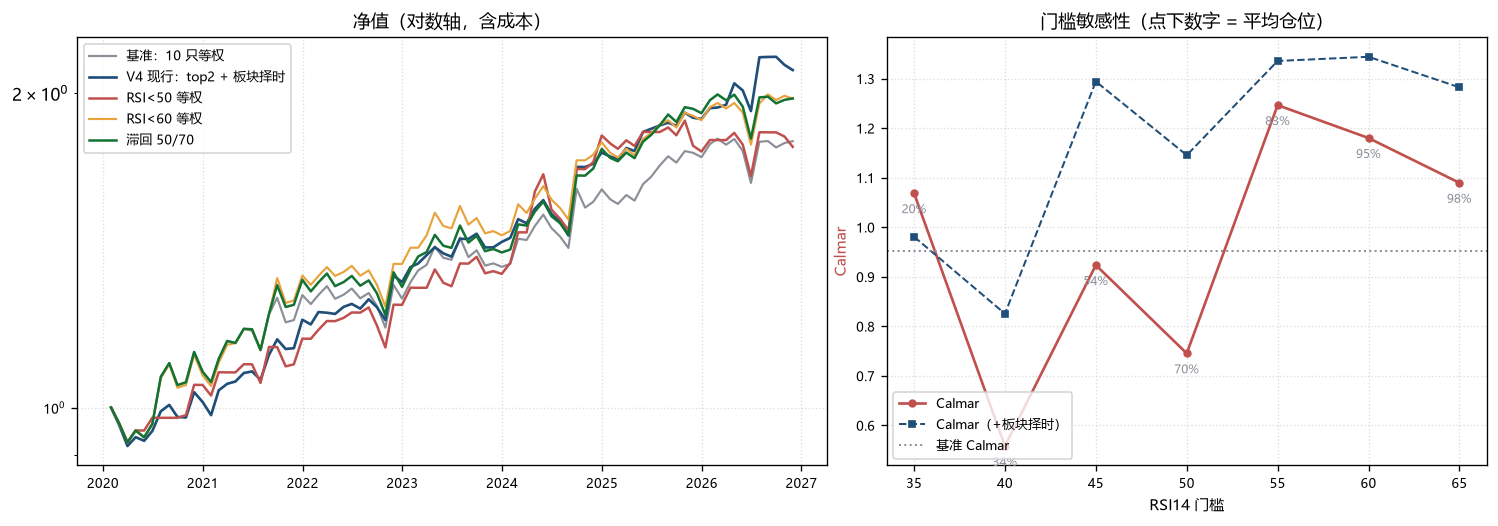

Source code (Python):
#!/usr/bin/env python
# -*- coding: utf-8 -*-
"""V4 · 「RSI14 门槛 + 等权」能否替代「top2 + 板块择时」—— 门槛研究

要回答的问题
------------
V4 现在的横截面规则是**固定只数**：每月在 10 只里挑 RSI 最低的 2 只等权，再乘板块
RSI 均值档位（≥70 清仓 / ≥50 减半）。用户提问：

  **改成「RSI14 < 50 的全部等权」（门槛筛选而非固定只数）效果如何？其他门槛呢？**

本脚本把「门槛」这一族完整跑一遍，并回答三个衍生问题：

1. 门槛该设多少（35 / 40 / 45 / 50 / 55 / 60 / 65）？门槛升高 = 买得更多还是更少？
2. 门槛等权**要不要再叠板块择时**？—— 门槛本身已经是一层时间择时，重复叠加会不会
   变成「双重保守」导致长期空仓？
3. 门槛满不了怎么办？三种兜底：**空仓（cash）/ 退回全池等权（all）/ 只取最低 k 只（cap）**。
   另外测一个更符合红利性格的变体：**滞回带**（RSI 低于 t_in 买、高于 t_out 才卖，
   中间维持持仓），以避免红利常年 50~70 区间带来的反复空仓。

口径（与 V4 完全一致，便于横向比较）
-----------------------------------
* 池 = `rule.CODES`（全 10 只）；收益 = 基金累计净值月度（含分红再投）
* 信号：Wilder RSI14，日频算、**月末取值**决策；`simulate()` 内部 `shift(1)`，次月生效
* 成本：单边 0.03%，按 Σ|Δw| 计；空仓不计息（现金 0 收益，因此「平均仓位」是硬约束）
* 样本：2020-01 ~ 最新；检验段 2025-01 起（与 `backtest.py::OOS_START` 同一条线）

产物（AGENTS §8.4 ④ 课题子目录）
--------------------------------
    v4_rsi/research/rsi_gate/_rsi_gate.py
    v4_rsi/research/rsi_gate/_rsi_gate.md
    v4_rsi/research/rsi_gate/_rsi_gate.png

用法::

    python strategies/dividend/v4_rsi/research/rsi_gate/_rsi_gate.py
"""
from __future__ import annotations

import os
import sys

import matplotlib

matplotlib.use("Agg")

import matplotlib.pyplot as plt  # noqa: E402
import numpy as np  # noqa: E402
import pandas as pd  # noqa: E402

_HERE = os.path.dirname(os.path.abspath(__file__))     # .../v4_rsi/research/rsi_gate
_RES = os.path.dirname(_HERE)                          # .../v4_rsi/research
_V4 = os.path.dirname(_RES)                            # .../v4_rsi
_STRAT = os.path.dirname(_V4)                          # .../dividend
for _p in (_RES, _V4, _STRAT):
    if _p not in sys.path:
        sys.path.insert(0, _p)

import _single_signal as S  # noqa: E402  pylint: disable=wrong-import-position
import pool  # noqa: E402  pylint: disable=wrong-import-position
import rule as V4  # noqa: E402  pylint: disable=wrong-import-position

OUT_MD = os.path.join(_HERE, "_rsi_gate.md")
OUT_PNG = os.path.join(_HERE, "_rsi_gate.png")

OOS_START = "2025-01-01"                 # 与 backtest.py 同一条检验线
THRS = (35, 40, 45, 50, 55, 60, 65)      # 绝对门槛网格
HYS_GRID = ((45, 65), (50, 65), (50, 70), (55, 70))

plt.rcParams["font.sans-serif"] = ["Microsoft YaHei", "SimHei", "DejaVu Sans"]
plt.rcParams["axes.unicode_minus"] = False

BLUE, RED, AMBER, GREEN, GRAY = "#1f4e79", "#c0504d", "#e8a33d", "#137333", "#8a8f98"


# ------------------------------------------------------------------ 数据
def load() -> tuple[pd.DataFrame, pd.DataFrame]:
    navs = pool.load_navs(codes=V4.CODES)
    rets = S.load_rets(navs)
    rsi = S.load_signal("rsi", navs).reindex(rets.index)
    return rets, rsi


def avail(rsi: pd.DataFrame, rets: pd.DataFrame) -> pd.DataFrame:
    """信号可得（RSI 非空）且当月净值存在。"""
    return rsi.notna() & rets.notna()


# ------------------------------------------------------------------ 权重构造
def gate_w(rsi: pd.DataFrame, rets: pd.DataFrame, thr: float,
           cap: int | None = None, fallback: str = "cash") -> pd.DataFrame:
    """门槛等权：RSI < thr 的标的等权。

    cap      : 最多持几只（在满足门槛的里面取 RSI 最低的 cap 只）；None = 不设上限
    fallback : "cash" = 没有标的不满门槛就空仓；"all" = 退回全池等权
    """
    ok = avail(rsi, rets)
    pick = ok & (rsi < thr)
    if cap:
        out = pd.DataFrame(0.0, index=rsi.index, columns=rsi.columns)
        for ts, row in rsi.where(pick).iterrows():
            good = row.dropna()
            if good.empty:
                continue
            sel = good.nsmallest(min(cap, len(good))).index
            out.loc[ts, sel] = 1.0 / len(sel)
        w = out
    else:
        n = pick.sum(axis=1)
        w = pick.div(n.where(n > 0), axis=0).fillna(0.0)
    if fallback == "all":
        eq = S.equal_w(ok)
        empty = w.sum(axis=1) <= 1e-12
        w = w.mask(empty, eq, axis=0)
    return w


def rel_w(rsi: pd.DataFrame, rets: pd.DataFrame, q: float = 0.50) -> pd.DataFrame:
    """相对门槛：RSI 低于池内当月可得标的的 q 分位 → 等权（q=0.5 即「低于中位数」）。"""
    ok = avail(rsi, rets)
    line = rsi.where(ok).quantile(q, axis=1)
    pick = ok & rsi.lt(line, axis=0)
    n = pick.sum(axis=1)
    return pick.div(n.where(n > 0), axis=0).fillna(0.0)


def hyst_w(rsi: pd.DataFrame, rets: pd.DataFrame, t_in: float, t_out: float) -> pd.DataFrame:
    """滞回带：未持仓且 RSI < t_in → 买入；持仓且 RSI ≥ t_out → 卖出；其间维持。

    逐列独立状态机（每只标的自成一路），持仓集合内等权；集合为空则空仓。
    """
    ok = avail(rsi, rets)
    held = pd.Series(False, index=rsi.columns)      # 逐标的持仓状态
    rows = {}
    for ts in rsi.index:
        row, av = rsi.loc[ts], ok.loc[ts]
        sell = held & (row >= t_out) & av
        buy = (~held) & (row < t_in) & av
        held = (held & ~sell) | buy
        rows[ts] = held
    mask = pd.DataFrame(rows).T.reindex(rsi.index).fillna(False).astype(bool) & ok
    arr = mask.to_numpy(dtype=float)
    nn = arr.sum(axis=1, keepdims=True)
    out = np.divide(arr, nn, out=np.zeros_like(arr), where=nn > 0)
    return pd.DataFrame(out, index=rsi.index, columns=rsi.columns)


def board_mult(rsi: pd.DataFrame, rets: pd.DataFrame) -> pd.Series:
    """V4 的板块择时倍率（0 / 0.5 / 1）：池内可得标的 RSI 均值 ≥70 清仓、≥50 减半。"""
    q = rsi / 100.0
    return S.time_mult(S.board_q(q, S.available(q, rets)), V4.Q_OUT, V4.Q_HALF)


# ------------------------------------------------------------------ 统计
def profile(w: pd.DataFrame, rets: pd.DataFrame) -> dict:
    """一套权重 → 绩效 + 仓位结构（平均仓位、均持只数、空仓月占比、年化换手）。"""
    r = S.simulate(w, rets)
    st = S.stats(r)
    expo = w.shift(1).fillna(0.0).sum(axis=1).reindex(r.index)
    turn = (w.shift(1).fillna(0.0) - w.shift(1).fillna(0.0).shift(1).fillna(0.0)).abs().sum(axis=1)
    st.update(
        n_hold=float((w > 1e-12).sum(axis=1).reindex(r.index).mean()),
        expo=float(expo.mean()),
        flat=float((expo <= 1e-12).mean()),
        turnover=float(turn.mean() * 12),
        nav=(1 + r).cumprod(),
        ret=r,
    )
    return st


def seg(st: dict, start: str) -> dict:
    """从全样本序列里切一段重算（用于 2025-01 起的检验段）。"""
    r = st["ret"].loc[start:].dropna()
    s = S.stats(r)
    return {"cagr": s["cagr"], "dd": s["dd"], "calmar": s["calmar"],
            "year": (1 + r).prod() ** (12 / max(len(r), 1)) - 1, "n": len(r)}


def fmt(x, d=1) -> str:
    return S.fmt_pct(x, d)


# ------------------------------------------------------------------ 方案集
def build(rets: pd.DataFrame, rsi: pd.DataFrame) -> dict[str, pd.DataFrame]:
    ok = avail(rsi, rets)
    mult = board_mult(rsi, rets)
    top = S.top_w(rsi, ok, V4.TOP_K)
    out = {
        "基准：10 只等权": S.equal_w(ok),
        "V4 现行：top2 + 板块择时": top.mul(mult, axis=0),
        "top2 无择时": top,
    }
    for t in THRS:
        out[f"RSI<{t} 等权"] = gate_w(rsi, rets, t)
    out["RSI<50 等权 + 板块择时"] = gate_w(rsi, rets, 50).mul(mult, axis=0)
    out["RSI<50 取最低 2 只"] = gate_w(rsi, rets, 50, cap=V4.TOP_K)
    out["RSI<50 空仓退回全池等权"] = gate_w(rsi, rets, 50, fallback="all")
    out["RSI<中位数 等权"] = rel_w(rsi, rets, 0.50)
    for a, b in HYS_GRID:
        out[f"滞回 {a}/{b}"] = hyst_w(rsi, rets, a, b)
    return out


# ------------------------------------------------------------------ 画图
def plot(sims: dict, rets: pd.DataFrame, gate_rows: list[dict], path: str) -> str:
    fig, (ax1, ax2) = plt.subplots(1, 2, figsize=(12.4, 4.3), dpi=120,
                                   gridspec_kw={"width_ratios": [1.25, 1]})

    show = [("基准：10 只等权", GRAY, 1.3),
            ("V4 现行：top2 + 板块择时", BLUE, 1.6),
            ("RSI<50 等权", RED, 1.5),
            ("RSI<60 等权", AMBER, 1.3),
            ("滞回 50/70", GREEN, 1.5)]
    for name, color, lw in show:
        if name in sims:
            nav = sims[name]["nav"]
            ax1.plot(nav.index, nav.to_numpy(), color=color, lw=lw, label=name)
    ax1.set_yscale("log")
    ax1.set_title("净值（对数轴，含成本）", fontsize=11)
    ax1.grid(True, ls=":", color="#ddd")
    ax1.legend(fontsize=8, loc="upper left")
    ax1.tick_params(labelsize=8)

    xs = [r["thr"] for r in gate_rows]
    ax2.plot(xs, [r["calmar"] for r in gate_rows], "-o", color=RED, lw=1.6, ms=4, label="Calmar")
    ax2.plot(xs, [r["calmar_t"] for r in gate_rows], "--s", color=BLUE, lw=1.2, ms=3.5,
             label="Calmar（+板块择时）")
    ax2.axhline(gate_rows[0]["base_calmar"], color=GRAY, ls=":", lw=1.2, label="基准 Calmar")
    ax2.set_xlabel("RSI14 门槛", fontsize=9)
    ax2.set_ylabel("Calmar", fontsize=9, color=RED)
    ax2.tick_params(labelsize=8)
    ax2.grid(True, ls=":", color="#ddd")
    for r in gate_rows:                       # 平均仓位标注（门槛越高仓位越低）
        ax2.annotate(f"{r['expo'] * 100:.0f}%", (r["thr"], r["calmar"]),
                     textcoords="offset points", xytext=(0, -12), ha="center",
                     fontsize=7, color=GRAY)
    ax2.legend(fontsize=8, loc="lower left")
    ax2.set_title("门槛敏感性（点下数字 = 平均仓位）", fontsize=11)

    fig.tight_layout(pad=0.4)
    fig.savefig(path, bbox_inches="tight")
    plt.close(fig)
    return path


# ------------------------------------------------------------------ 报告
def main() -> int:
    if hasattr(sys.stdout, "reconfigure"):
        sys.stdout.reconfigure(encoding="utf-8")

    rets, rsi = load()
    schemes = build(rets, rsi)
    prof = {k: profile(w, rets) for k, w in schemes.items()}

    base = prof["基准：10 只等权"]
    base_r = base["ret"]
    gate_rows = []
    for t in THRS:
        p = prof[f"RSI<{t} 等权"]
        gate_rows.append({"thr": t, "calmar": p["calmar"], "cagr": p["cagr"],
                          "expo": p["expo"], "n_hold": p["n_hold"], "flat": p["flat"],
                          "calmar_t": float("nan"), "base_calmar": base["calmar"]})

    # —— 叠加择时的门槛网格（图里需要完整两行）——
    prof_t = {}
    for t in THRS:
        w = gate_w(rsi, rets, t).mul(board_mult(rsi, rets), axis=0)
        prof_t[t] = profile(w, rets)
    for r in gate_rows:
        r["calmar_t"] = prof_t[r["thr"]]["calmar"]

    # —— 空仓月的「机会成本」：门槛把它躲掉的那些月份，基准实际在涨还是跌 ——
    miss = {}
    for t in (40, 50, 60):
        w = schemes[f"RSI<{t} 等权"]
        expo = w.shift(1).fillna(0.0).sum(axis=1).reindex(base_r.index)
        flat = expo <= 1e-12
        miss[t] = (int(flat.sum()), float(base_r[flat].mean()), float(base_r[~flat].mean()))

    # —— 关键对照：门槛的改善是不是只等于「同等暴露的等权基准」——
    # 若某门槛方案的平均仓位是 83%，那它的正确基准不是「满仓等权」，而是「83% 仓位的等权
    # 基准」。增量 = 门槛方案 Calmar − 同暴露基准 Calmar，> 0 才说明门槛本身有信息量。
    hys_best = max(HYS_GRID, key=lambda ab: prof[f"滞回 {ab[0]}/{ab[1]}"]["calmar"])
    hys_name = f"滞回 {hys_best[0]}/{hys_best[1]}"
    eq = S.equal_w(avail(rsi, rets))
    ctrl_rows = []
    for name in ("RSI<35 等权", "RSI<40 等权", "RSI<50 等权", "RSI<55 等权", "RSI<60 等权",
                 "RSI<50 等权 + 板块择时", hys_name, "V4 现行：top2 + 板块择时"):
        e = prof[name]["expo"]
        c = profile(eq * e, rets)
        ctrl_rows.append({"name": name, "expo": e, "calmar": prof[name]["calmar"],
                          "cagr": prof[name]["cagr"], "ctrl": c["calmar"],
                          "ctrl_cagr": c["cagr"],
                          "inc": prof[name]["calmar"] - c["calmar"]})

    # —— 门槛的暴露有没有真躲开下跌月：按「基准次月涨/跌」分组看平均暴露 ——
    expo50 = schemes["RSI<50 等权"].shift(1).fillna(0.0).sum(axis=1).reindex(base_r.index)
    up_m, dn_m = base_r > 0, base_r <= 0
    knife = {"dn_expo": float(expo50[dn_m].mean()), "up_expo": float(expo50[up_m].mean()),
             "n_dn": int(dn_m.sum()), "n_up": int(up_m.sum())}

    plot(prof, rets, gate_rows, OUT_PNG)

    n_months = len(base_r)
    oos_n = len(base_r.loc[OOS_START:])
    main_names = ["基准：10 只等权", "V4 现行：top2 + 板块择时", "top2 无择时",
                  "RSI<40 等权", "RSI<45 等权", "RSI<50 等权", "RSI<55 等权",
                  "RSI<60 等权", "RSI<65 等权", "RSI<50 等权 + 板块择时",
                  "RSI<50 取最低 2 只", "RSI<50 空仓退回全池等权",
                  "RSI<中位数 等权", "滞回 50/70"]

    L = [
        "# V4 · RSI 门槛等权 研究（RSI14 < T 全部等权，替代 top2 + 板块择时？）",
        "",
        f"> 样本 {base_r.index[0]:%Y-%m} ~ {base_r.index[-1]:%Y-%m}（{n_months} 月，"
        f"末月为不完整月，截至最新净值日）· 检验段 {OOS_START[:4]} 起（{oos_n} 月）· "
        "月末信号下月生效 · 成本单边 0.03% · 空仓不计息。",
        "> 池 = 全 10 只（`rule.CODES`）；口径与 `backtest.py` 完全一致，差异只在「怎么选权重」。",
        "> 机械规则输出，非投资建议。",
        "",
        "## 一、主结果",
        "",
        "| 方案 | 全样本 年化 | 回撤 | Calmar | 夏普 | 平均仓位 | 均持只数 | 空仓月占比 |"
        f" 年化换手 | {OOS_START[:4]} 起 年化 | 回撤 | Calmar |",
        "|---|---:|---:|---:|---:|---:|---:|---:|---:|---:|---:|---:|",
    ]
    for name in main_names:
        p = prof[name]
        o = seg(p, OOS_START)
        L.append(f"| {name} | {fmt(p['cagr'])} | {fmt(p['dd'])} | {p['calmar']:.2f} | "
                 f"{p['sharpe']:.2f} | {p['expo']:.0%} | {p['n_hold']:.1f} | "
                 f"{p['flat']:.0%} | {p['turnover'] * 100:.0f}% | "
                 f"{fmt(o['cagr'])} | {fmt(o['dd'])} | {o['calmar']:.2f} |")

    L += ["",
          "「平均仓位」= 实际暴露（权重和 × 板块倍率）的时间均值，「空仓月占比」= 完全持币的月份比例，"
          "「均持只数」= 有仓位的月份里平均持几只，「年化换手」= Σ|Δw| 的月度均值 × 12。",
          "",
          "## 二、门槛敏感性（RSI < T 全部等权）",
          "",
          "| 门槛 | 年化 | 回撤 | Calmar | 夏普 | 平均仓位 | 均持只数 | 空仓月占比 |"
          " 叠加板块择时 Calmar | 叠加后 年化 | 叠加后 平均仓位 |",
          "|---|---:|---:|---:|---:|---:|---:|---:|---:|---:|---:|"]
    for r in gate_rows:
        p, pt = prof[f"RSI<{r['thr']} 等权"], prof_t[r["thr"]]
        L.append(f"| RSI < {r['thr']} | {fmt(p['cagr'])} | {fmt(p['dd'])} | "
                 f"{p['calmar']:.2f} | {p['sharpe']:.2f} | {p['expo']:.0%} | "
                 f"{p['n_hold']:.1f} | {p['flat']:.0%} | **{pt['calmar']:.2f}** | "
                 f"{fmt(pt['cagr'])} | {pt['expo']:.0%} |")
    L += ["", f"- 基准（10 只等权）Calmar {base['calmar']:.2f}、年化 {fmt(base['cagr'])}；"
          f"V4 现行（top2 + 板块择时）Calmar {prof['V4 现行：top2 + 板块择时']['calmar']:.2f}、"
          f"年化 {fmt(prof['V4 现行：top2 + 板块择时']['cagr'])}。", ""]

    # —— 关键对照：门槛是否有增量，还是仅仅「降仓位」——
    L += ["## 三、门槛 vs 同等暴露的等权基准（关键对照）", "",
          "门槛方案的平均仓位远低于满仓，所以它**真正的对手不是「满仓等权」，而是"
          "「同样仓位、只靠固定比例持币的等权基准」**。增量 > 0 才说明门槛本身提供信息，"
          "否则只是把仓位调低了。", "",
          "| 方案 | 平均仓位 | 年化 | Calmar | 同暴露等权基准 年化 | 同暴露基准 Calmar | 增量 |",
          "|---|---:|---:|---:|---:|---:|---:|"]
    for c in ctrl_rows:
        L.append(f"| {c['name']} | {c['expo']:.0%} | {fmt(c['cagr'])} | {c['calmar']:.2f} | "
                 f"{fmt(c['ctrl_cagr'])} | {c['ctrl']:.2f} | {c['inc']:+.2f} |")
    inc = {c["name"]: c for c in ctrl_rows}
    i50 = inc["RSI<50 等权"]
    L += ["",
          f"- 门槛 50 在「基准次月下跌」的 {knife['n_dn']} 个月里平均暴露 "
          f"{knife['dn_expo']:.0%}、在「上涨」的 {knife['n_up']} 个月里 "
          f"{knife['up_expo']:.0%} —— 方向上确实在跌月收了仓，但**暴露的时点滞后于下跌**："
          "RSI 掉到 50 以下通常发生在跌完之后，于是「跌月低暴露」换来的是「跌完立刻满仓」。"
          f"同暴露对照的增量是 **{i50['inc']:+.2f}**（Calmar {i50['calmar']:.2f} vs "
          f"固定 {i50['expo']:.0%} 仓位基准 {i50['ctrl']:.2f}），"
          f"说明这一层时间信息抵不过集中度上升（均持 {prof['RSI<50 等权']['n_hold']:.1f} 只 "
          f"vs 基准 {base['n_hold']:.1f} 只）与高换手成本。",
          ""]

    # —— 门槛的兜底方式与只数上限 ——
    L += ["## 四、兜底方式与只数上限（门槛都用 50）",
          "",
          "| 方案 | 年化 | 回撤 | Calmar | 平均仓位 | 均持只数 | 空仓月占比 | 年化换手 |",
          "|---|---:|---:|---:|---:|---:|---:|---:|"]
    for name in ("RSI<50 等权", "RSI<50 空仓退回全池等权", "RSI<50 取最低 2 只", "RSI<中位数 等权"):
        p = prof[name]
        L.append(f"| {name} | {fmt(p['cagr'])} | {fmt(p['dd'])} | {p['calmar']:.2f} | "
                 f"{p['expo']:.0%} | {p['n_hold']:.1f} | {p['flat']:.0%} | "
                 f"{p['turnover'] * 100:.0f}% |")
    L += [""]

    # —— 滞回带 ——
    L += ["## 五、滞回带（RSI < t_in 买、≥ t_out 才卖，中间维持）",
          "",
          "| 买线 / 卖线 | 年化 | 回撤 | Calmar | 夏普 | 平均仓位 | 均持只数 | 空仓月占比 | 年化换手 |",
          "|---|---:|---:|---:|---:|---:|---:|---:|---:|"]
    for a, b in HYS_GRID:
        p = prof[f"滞回 {a}/{b}"]
        L.append(f"| {a} / {b} | {fmt(p['cagr'])} | {fmt(p['dd'])} | {p['calmar']:.2f} | "
                 f"{p['sharpe']:.2f} | {p['expo']:.0%} | {p['n_hold']:.1f} | "
                 f"{p['flat']:.0%} | {p['turnover'] * 100:.0f}% |")
    L += [""]

    # —— 分年度 ——
    y = pd.DataFrame({n: prof[n]["ret"] for n in
                      ("基准：10 只等权", "V4 现行：top2 + 板块择时", "RSI<50 等权", "滞回 50/70")})
    y = (1 + y).groupby(y.index.year).prod() - 1
    L += ["## 六、分年度收益", "",
          "| 年份 | " + " | ".join(y.columns) + " |",
          "|---|" + "---:|" * len(y.columns)]
    for ts, row in y.iterrows():
        L.append(f"| {int(ts)} | " + " | ".join(fmt(v) for v in row.values) + " |")
    L += [""]

    # —— 自动结论（数字驱动）——
    best = max(gate_rows, key=lambda r: r["calmar"])
    g50 = prof["RSI<50 等权"]
    g50t = prof_t[50]
    v4 = prof["V4 现行：top2 + 板块择时"]
    hp = prof[hys_name]
    n_below = sum(1 for r in gate_rows if r["calmar"] > base["calmar"])
    m50 = miss[50]
    i40, i55, i60 = inc["RSI<40 等权"], inc["RSI<55 等权"], inc["RSI<60 等权"]
    i50t, ihys, iv4 = inc["RSI<50 等权 + 板块择时"], inc[hys_name], inc["V4 现行：top2 + 板块择时"]
    miss_txt = (f"**空仓月几乎没躲到东西。** RSI<50 完全持币的 {m50[0]} 个月里，"
                f"10 只等权基准的次月平均收益只有 **{m50[1] * 100:+.2f}%**（有仓位的月份 "
                f"{m50[2] * 100:+.2f}%）—— 空掉的月份本来就不赚不亏，躲它们省不下收益，"
                f"却要为此付 {g50['turnover'] * 100:.0f}%/年 的换手成本。")

    L += [
        "## 七、结论",
        "",
        f"1. **直接回答：`RSI14 < 50 全部等权`不成立。** 年化 {fmt(g50['cagr'])}、回撤 "
        f"{fmt(g50['dd'])}、Calmar {g50['calmar']:.2f} —— 三项都不如「10 只满仓等权」"
        f"（{fmt(base['cagr'])} / {fmt(base['dd'])} / {base['calmar']:.2f}），与现行 V4"
        f"（{fmt(v4['cagr'])} / {fmt(v4['dd'])} / {v4['calmar']:.2f}）差得更远。"
        f"它平均仓位只有 {g50['expo']:.0%}、{g50['flat']:.0%} 的月份完全持币，**降仓位却没换来"
        f"更浅的回撤**（{fmt(g50['dd'])} 反而深于基准 {fmt(base['dd'])}）："
        "空掉的是横盘月，持有的是刚跌完的月份。",
        "",
        f"2. **门槛网格不单调，50 附近恰好是坑。** 7 档 Calmar：35 {gate_rows[0]['calmar']:.2f}、"
        f"40 {gate_rows[1]['calmar']:.2f}、45 {gate_rows[2]['calmar']:.2f}、"
        f"50 {gate_rows[3]['calmar']:.2f}、55 {gate_rows[4]['calmar']:.2f}、"
        f"60 {gate_rows[5]['calmar']:.2f}、65 {gate_rows[6]['calmar']:.2f}。"
        f"最好的是 **RSI<{best['thr']}（{best['calmar']:.2f}）**，最差是 40（{gate_rows[1]['calmar']:.2f}）；"
        f"50 这一档同时输给更低的 45（{gate_rows[2]['calmar']:.2f}）和更高的 55"
        f"（{gate_rows[4]['calmar']:.2f}）。红利 RSI 中枢在 55~65，"
        "**「50 以下」在红利里不是「便宜」，是「异常下跌」**。"
        f"{len(gate_rows)} 档里 {n_below} 档跑赢满仓等权基准（{base['calmar']:.2f}），"
        f"但其中 35 那档靠的是仓位只有 {gate_rows[0]['expo']:.0%}"
        f"（同暴露增量仅 {inc['RSI<35 等权']['inc']:+.2f}），"
        "**既有仓位又有增量的只有 55/60/65**，而它们的仓位都在 83% 以上 —— 已接近满仓。",
        "",
        f"3. **换正确基准后，低门槛是负增量。** 门槛方案平均仓位远低于满仓，它的对手应是"
        f"「同仓位固定持币的等权基准」：RSI<40 增量 {i40['inc']:+.2f}（仓位 {i40['expo']:.0%}）、"
        f"RSI<50 {i50['inc']:+.2f}（仓位 {i50['expo']:.0%}）—— 两档都比"
        f"「每月固定同比例仓位一直持有」还差；"
        f"RSI<55 {i55['inc']:+.2f}、RSI<60 {i60['inc']:+.2f}、{hys_name} {ihys['inc']:+.2f}、"
        f"V4 现行 {iv4['inc']:+.2f}。**门槛越低越负**：40/50 两档的「越跌越买」正好把仓位"
        "压在波动最大的时点。",
        "",
        f"4. **`RSI<50 等权` 的超额只来自「仓位低」。** 再叠板块择时后 Calmar {g50['calmar']:.2f} → "
        f"{g50t['calmar']:.2f}、仓位 {g50['expo']:.0%} → {g50t['expo']:.0%}、回撤 "
        f"{fmt(g50['dd'])} → {fmt(g50t['dd'])}；但同暴露基准就是 0.97，增量只有 "
        f"{i50t['inc']:+.2f}。两条时间规则叠在一起，真正干活的是「仓位更低」，"
        "门槛本身没有额外交代。",
        "",
        f"5. **滞回带胜在成本与分散，不在 Calmar。** {hys_name}：年化 {fmt(hp['cagr'])}、回撤 "
        f"{fmt(hp['dd'])}、Calmar {hp['calmar']:.2f}、仓位 {hp['expo']:.0%}、均持 "
        f"{hp['n_hold']:.1f} 只、换手 {hp['turnover'] * 100:.0f}%/年，同暴露增量 "
        f"{ihys['inc']:+.2f}，{len(HYS_GRID)} 组参数里最好。",
        "",
        f"   Calmar 低于 RSI<55（{gate_rows[4]['calmar']:.2f}），但换手不到它的 "
        f"{prof['RSI<55 等权']['turnover'] / hp['turnover']:.0f} 分之一、持仓更分散"
        f"（{hp['n_hold']:.1f} 只 vs {prof['RSI<55 等权']['n_hold']:.1f} 只）："
        f"门槛 55 用 {prof['RSI<55 等权']['turnover'] * 100:.0f}% 换手换 {i55['inc']:+.2f}，"
        f"滞回用 {hp['turnover'] * 100:.0f}% 换 {ihys['inc']:+.2f}，边际收益在递减。"
        f"两者都仍在 V4 之下（{v4['calmar']:.2f} / {iv4['inc']:+.2f}），"
        "且买线卖线是样本内挑的，不能当样本外证据。",
        "",
        f"6. **兜底与 cap 都救不回来。** `RSI<50 取最低 2 只` "
        f"{prof['RSI<50 取最低 2 只']['calmar']:.2f}，比纯 top2 无择时"
        f"（{prof['top2 无择时']['calmar']:.2f}）更差 —— 门槛把 30% 的月份压到只剩 1 只甚至 0 只，"
        f"集中度失控；空仓退回全池等权 {prof['RSI<50 空仓退回全池等权']['calmar']:.2f}，"
        f"等于放弃门槛只留下换手；相对门槛（低于当月中位数）"
        f"{prof['RSI<中位数 等权']['calmar']:.2f}，比固定 50 好，仍低于 V4。",
        "",
        f"7. **检验段（{OOS_START[:4]} 起 {oos_n} 个月）门槛族集体落后。** V4 现行 "
        f"{seg(v4, OOS_START)['calmar']:.2f}（年化 {fmt(seg(v4, OOS_START)['cagr'])}）、"
        f"top2 无择时 {seg(prof['top2 无择时'], OOS_START)['calmar']:.2f}、"
        f"{hys_name} {seg(hp, OOS_START)['calmar']:.2f}"
        f"（年化 {fmt(seg(hp, OOS_START)['cagr'])}，仅与基准 "
        f"{fmt(seg(base, OOS_START)['cagr'])} 持平）、"
        f"RSI<55 {seg(prof['RSI<55 等权'], OOS_START)['calmar']:.2f}、"
        f"RSI<50 {seg(g50, OOS_START)['calmar']:.2f}"
        f"（年化 {fmt(seg(g50, OOS_START)['cagr'])}）。2025–2026 红利单边走强，"
        "门槛族要么长期空仓（RSI<50）、要么减仓幅度不够只够打平（滞回），"
        "**都没有解决「慢牛里 RSI 不回到 50 以下」这个结构问题**。这段只有 23 个月，"
        "但方向与全样本判断一致。",
        "",
        "### 处置建议",
        "",
        "- 按用户硬规则（新方案未稳定不进每日报告），本课题**只留研究产物**：不改 `rule.py`、"
        "不进 `daily_digest`、不进 `intraday_preview` 的复制清单。",
        f"- **维持现行 V4**（top{V4.TOP_K} + 板块 {V4.Q_OUT * 100:.0f}/{V4.Q_HALF * 100:.0f}）："
        f"它的同暴露增量 {iv4['inc']:+.2f} 与检验段 Calmar {seg(v4, OOS_START)['calmar']:.2f} "
        "都是这一族里最高的，没有用门槛替代它的理由。",
        f"- 若继续研究，候选顺序：**滞回带（{hys_name}）** 与 **RSI<{gate_rows[4]['thr']} 等权**。"
        "前者结构上贴合红利（中枢 55~65，单门槛会把它判成「贵」）、换手低、持仓分散；"
        "后者 Calmar 更高但换手是前者的数倍、只在极端超买时减仓（本质接近满仓）。"
        "两者都必须换成**滚动参数**（每期只用过去数据定买线/卖线/门槛）再跑一次，"
        "现在的最优值都是样本内挑出来的。",
        "- 门槛若要进 V4，合理位置是**否决线而非选品**：例如「池内 RSI 均值 > 60 时不允许加仓」，"
        "而不是「RSI<50 才买」。本报告的 40/50 两档已证明后者是负和。",
        "",
        f"> 复现：`python strategies/dividend/v4_rsi/research/rsi_gate/_rsi_gate.py` · "
        f"图：`{os.path.basename(OUT_PNG)}`",
    ]

    with open(OUT_MD, "w", encoding="utf-8") as fh:
        fh.write("\n".join(L) + "\n")

    print(f"[gate] 样本 {base_r.index[0]:%Y-%m}~{base_r.index[-1]:%Y-%m}（{n_months} 月）"
          f" · 检验段 {oos_n} 月")
    for name in main_names:
        p = prof[name]
        print(f"[gate] {name:26s} 年化 {p['cagr'] * 100:5.1f}%  回撤 {p['dd'] * 100:6.1f}%  "
              f"Calmar {p['calmar']:5.2f}  仓位 {p['expo'] * 100:3.0f}%  "
              f"持 {p['n_hold']:4.1f} 只  空仓 {p['flat'] * 100:3.0f}%")
    print(f"[gate] 产物 -> {os.path.relpath(OUT_MD, _HERE)}")
    return 0


if __name__ == "__main__":
    sys.exit(main())
